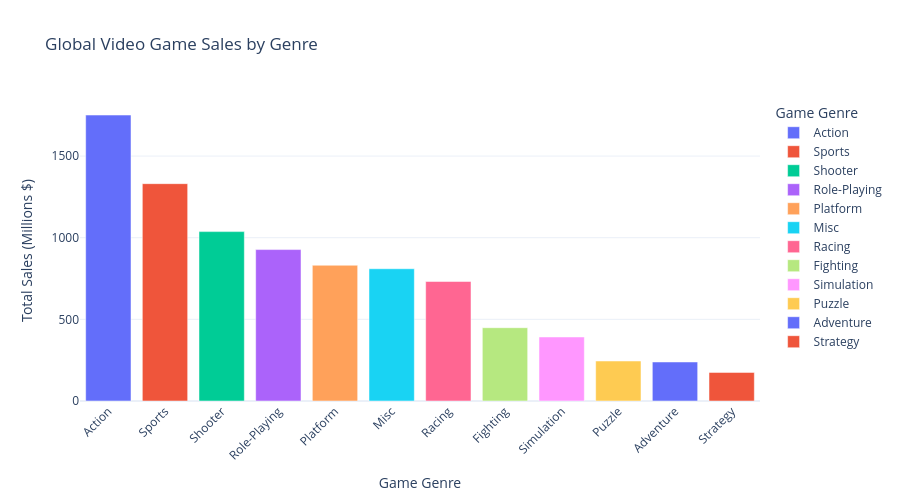

The notebook cell saved with this chart:
### Code cell
import plotly.express as px
import plotly.graph_objects as go
from plotly.subplots import make_subplots

# ============================================================================
# INTERACTIVE CHART 1: Bar Chart - Global Sales by Genre
# ============================================================================
# Design Rationale: Color-coded by genre to visually distinguish market segments
# Hover shows: Genre name, Global Sales, Regional breakdown
# Use case: Understand which game genres are most profitable globally

chart1_data = sales_by_genre.copy()

fig1 = px.bar(
    chart1_data,
    x='Genre',
    y='Global_Sales',
    color='Genre',
    title='Global Video Game Sales by Genre',
    labels={'Global_Sales': 'Total Sales (Millions $)', 'Genre': 'Game Genre'},
    hover_data={
        'Genre': False,  # Hide duplicate genre in hover
        'Global_Sales': ':.2f',
        'NA_Sales': ':.2f',
        'EU_Sales': ':.2f',
        'JP_Sales': ':.2f'
    },
    custom_data=['NA_Sales', 'EU_Sales', 'JP_Sales']
)

fig1.update_traces(
    hovertemplate='<b>%{x}</b><br>' +
                  'Global Sales: $%{y:.2f}M<br>' +
                  'NA Sales: $%{customdata[0]:.2f}M<br>' +
                  'EU Sales: $%{customdata[1]:.2f}M<br>' +
                  'JP Sales: $%{customdata[2]:.2f}M<extra></extra>'
)

fig1.update_layout(
    xaxis_tickangle=-45,
    height=500,
    hovermode='x unified',
    template='plotly_white'
)

fig1.write_html('chart1_sales_by_genre.html')
print("✓ Chart 1 exported: chart1_sales_by_genre.html")
fig1.show()

### Figure 1 — Plotly figure (JSON) as saved in the notebook; plotly's stock layout.template omitted (floating-point values rounded to 4 significant figures)
{"data": [{"customdata": [[877.8, 525.0, 159.9]], "hovertemplate": "<b>%{x}</b><br>Global Sales: $%{y:.2f}M<br>NA Sales: $%{customdata[0]:.2f}M<br>EU Sales: $%{customdata[1]:.2f}M<br>JP Sales: $%{customdata[2]:.2f}M<extra></extra>", "legendgroup": "Action", "marker": {"color": "#636efa", "pattern": {"shape": ""}}, "name": "Action", "orientation": "v", "showlegend": true, "textposition": "auto", "type": "bar", "x": ["Action"], "xaxis": "x", "y": [1751.0], "yaxis": "y"}, {"customdata": [[683.4, 376.9, 135.4]], "hovertemplate": "<b>%{x}</b><br>Global Sales: $%{y:.2f}M<br>NA Sales: $%{customdata[0]:.2f}M<br>EU Sales: $%{customdata[1]:.2f}M<br>JP Sales: $%{customdata[2]:.2f}M<extra></extra>", "legendgroup": "Sports", "marker": {"color": "#EF553B", "pattern": {"shape": ""}}, "name": "Sports", "orientation": "v", "showlegend": true, "textposition": "auto", "type": "bar", "x": ["Sports"], "xaxis": "x", "y": [1331.0], "yaxis": "y"}, {"customdata": [[582.6, 313.3, 38.28]], "hovertemplate": "<b>%{x}</b><br>Global Sales: $%{y:.2f}M<br>NA Sales: $%{customdata[0]:.2f}M<br>EU Sales: $%{customdata[1]:.2f}M<br>JP Sales: $%{customdata[2]:.2f}M<extra></extra>", "legendgroup": "Shooter", "marker": {"color": "#00cc96", "pattern": {"shape": ""}}, "name": "Shooter", "orientation": "v", "showlegend": true, "textposition": "auto", "type": "bar", "x": ["Shooter"], "xaxis": "x", "y": [1037.0], "yaxis": "y"}, {"customdata": [[327.3, 188.1, 352.3]], "hovertemplate": "<b>%{x}</b><br>Global Sales: $%{y:.2f}M<br>NA Sales: $%{customdata[0]:.2f}M<br>EU Sales: $%{customdata[1]:.2f}M<br>JP Sales: $%{customdata[2]:.2f}M<extra></extra>", "legendgroup": "Role-Playing", "marker": {"color": "#ab63fa", "pattern": {"shape": ""}}, "name": "Role-Playing", "orientation": "v", "showlegend": true, "textposition": "auto", "type": "bar", "x": ["Role-Playing"], "xaxis": "x", "y": [927.4], "yaxis": "y"}, {"customdata": [[447.1, 201.6, 130.8]], "hovertemplate": "<b>%{x}</b><br>Global Sales: $%{y:.2f}M<br>NA Sales: $%{customdata[0]:.2f}M<br>EU Sales: $%{customdata[1]:.2f}M<br>JP Sales: $%{customdata[2]:.2f}M<extra></extra>", "legendgroup": "Platform", "marker": {"color": "#FFA15A", "pattern": {"shape": ""}}, "name": "Platform", "orientation": "v", "showlegend": true, "textposition": "auto", "type": "bar", "x": ["Platform"], "xaxis": "x", "y": [831.4], "yaxis": "y"}, {"customdata": [[410.2, 216.0, 107.8]], "hovertemplate": "<b>%{x}</b><br>Global Sales: $%{y:.2f}M<br>NA Sales: $%{customdata[0]:.2f}M<br>EU Sales: $%{customdata[1]:.2f}M<br>JP Sales: $%{customdata[2]:.2f}M<extra></extra>", "legendgroup": "Misc", "marker": {"color": "#19d3f3", "pattern": {"shape": ""}}, "name": "Misc", "orientation": "v", "showlegend": true, "textposition": "auto", "type": "bar", "x": ["Misc"], "xaxis": "x", "y": [810.0], "yaxis": "y"}, {"customdata": [[359.4, 238.4, 56.69]], "hovertemplate": "<b>%{x}</b><br>Global Sales: $%{y:.2f}M<br>NA Sales: $%{customdata[0]:.2f}M<br>EU Sales: $%{customdata[1]:.2f}M<br>JP Sales: $%{customdata[2]:.2f}M<extra></extra>", "legendgroup": "Racing", "marker": {"color": "#FF6692", "pattern": {"shape": ""}}, "name": "Racing", "orientation": "v", "showlegend": true, "textposition": "auto", "type": "bar", "x": ["Racing"], "xaxis": "x", "y": [732.0], "yaxis": "y"}, {"customdata": [[223.6, 101.3, 87.35]], "hovertemplate": "<b>%{x}</b><br>Global Sales: $%{y:.2f}M<br>NA Sales: $%{customdata[0]:.2f}M<br>EU Sales: $%{customdata[1]:.2f}M<br>JP Sales: $%{customdata[2]:.2f}M<extra></extra>", "legendgroup": "Fighting", "marker": {"color": "#B6E880", "pattern": {"shape": ""}}, "name": "Fighting", "orientation": "v", "showlegend": true, "textposition": "auto", "type": "bar", "x": ["Fighting"], "xaxis": "x", "y": [448.9], "yaxis": "y"}, {"customdata": [[183.3, 113.4, 63.7]], "hovertemplate": "<b>%{x}</b><br>Global Sales: $%{y:.2f}M<br>NA Sales: $%{customdata[0]:.2f}M<br>EU Sales: $%{customdata[1]:.2f}M<br>JP Sales: $%{customdata[2]:.2f}M<extra></extra>", "legendgroup": "Simulation", "marker": {"color": "#FF97FF", "pattern": {"shape": ""}}, "name": "Simulation", "orientation": "v", "showlegend": true, "textposition": "auto", "type": "bar", "x": ["Simulation"], "xaxis": "x", "y": [392.2], "yaxis": "y"}, {"customdata": [[123.8, 50.78, 57.31]], "hovertemplate": "<b>%{x}</b><br>Global Sales: $%{y:.2f}M<br>NA Sales: $%{customdata[0]:.2f}M<br>EU Sales: $%{customdata[1]:.2f}M<br>JP Sales: $%{customdata[2]:.2f}M<extra></extra>", "legendgroup": "Puzzle", "marker": {"color": "#FECB52", "pattern": {"shape": ""}}, "name": "Puzzle", "orientation": "v", "showlegend": true, "textposition": "auto", "type": "bar", "x": ["Puzzle"], "xaxis": "x", "y": [244.9], "yaxis": "y"}, {"customdata": [[105.8, 64.13, 52.07]], "hovertemplate": "<b>%{x}</b><br>Global Sales: $%{y:.2f}M<br>NA Sales: $%{customdata[0]:.2f}M<br>EU Sales: $%{customdata[1]:.2f}M<br>JP Sales: $%{customdata[2]:.2f}M<extra></extra>", "legendgroup": "Adventure", "marker": {"color": "#636efa", "pattern": {"shape": ""}}, "name": "Adventure", "orientation": "v", "showlegend": true, "textposition": "auto", "type": "bar", "x": ["Adventure"], "xaxis": "x", "y": [239.0], "yaxis": "y"}, {"customdata": [[68.7, 45.34, 49.46]], "hovertemplate": "<b>%{x}</b><br>Global Sales: $%{y:.2f}M<br>NA Sales: $%{customdata[0]:.2f}M<br>EU Sales: $%{customdata[1]:.2f}M<br>JP Sales: $%{customdata[2]:.2f}M<extra></extra>", "legendgroup": "Strategy", "marker": {"color": "#EF553B", "pattern": {"shape": ""}}, "name": "Strategy", "orientation": "v", "showlegend": true, "textposition": "auto", "type": "bar", "x": ["Strategy"], "xaxis": "x", "y": [175.1], "yaxis": "y"}], "layout": {"barmode": "relative", "height": 500, "hovermode": "x unified", "legend": {"title": {"text": "Game Genre"}, "tracegroupgap": 0}, "title": {"text": "Global Video Game Sales by Genre"}, "xaxis": {"anchor": "y", "categoryarray": ["Action", "Sports", "Shooter", "Role-Playing", "Platform", "Misc", "Racing", "Fighting", "Simulation", "Puzzle", "Adventure", "Strategy"], "categoryorder": "array", "domain": [0, 1], "tickangle": -45, "title": {"text": "Game Genre"}}, "yaxis": {"anchor": "x", "domain": [0, 1], "title": {"text": "Total Sales (Millions $)"}}}}
